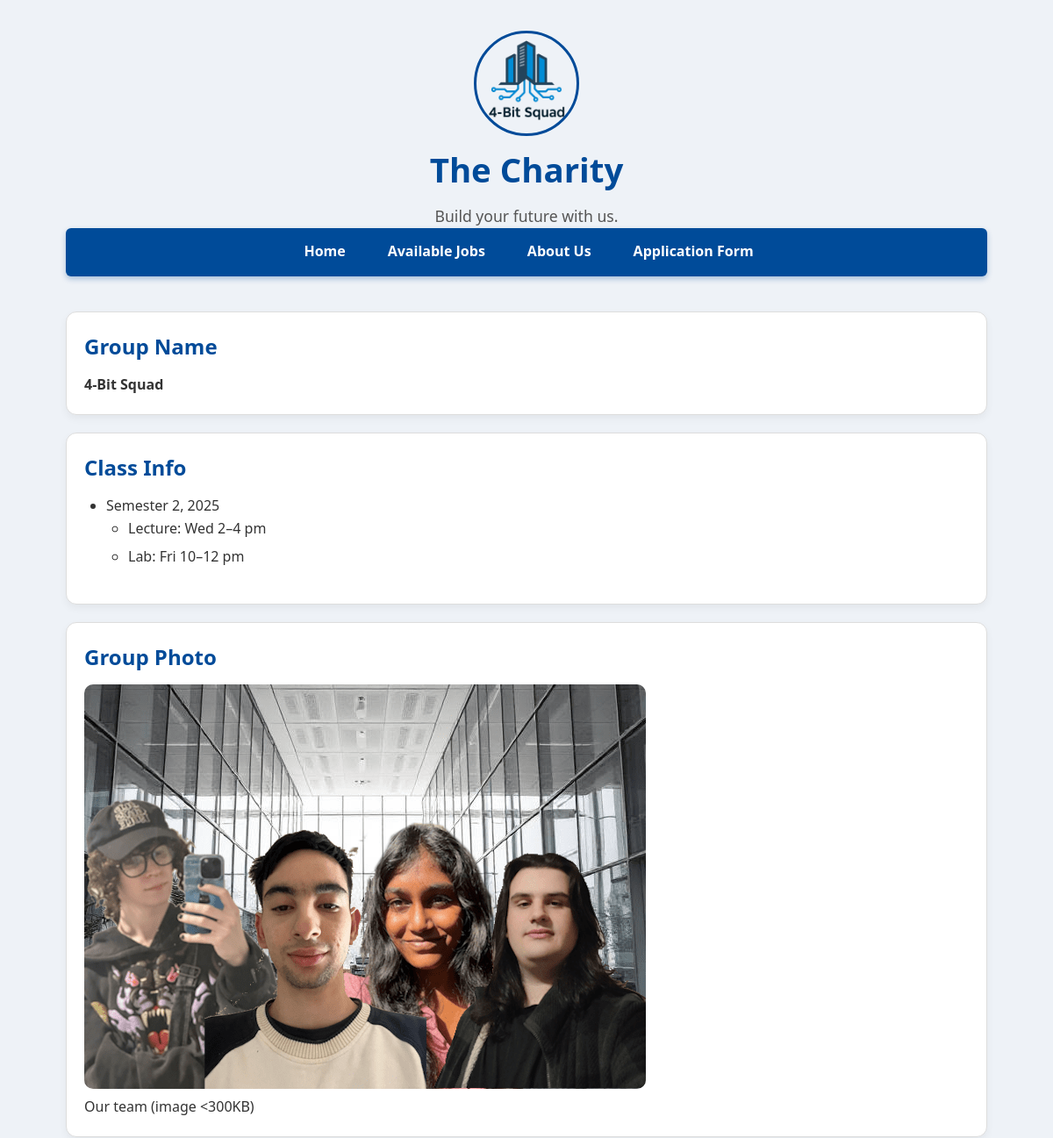
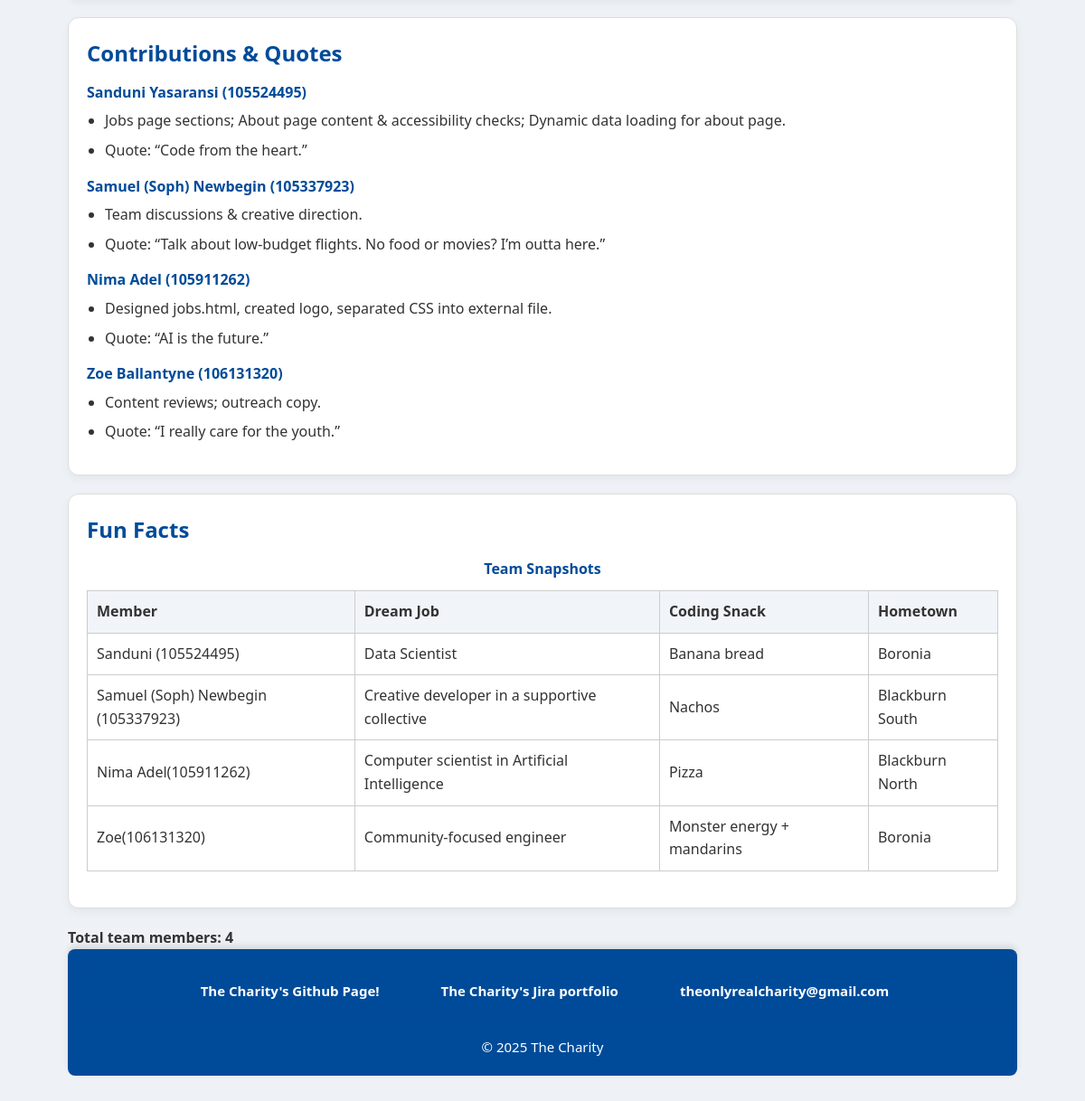
Page /about.php on the committed database (2 pictures, top to bottom).
### tables this page shows
CREATE TABLE `about` (
  `id` int(11) NOT NULL,
  `member_name` varchar(100) NOT NULL,
  `student_id` varchar(20) DEFAULT NULL,
  `contributions` text NOT NULL,
  `quote` text DEFAULT NULL
);

### about.php (the view, shortened to what this page needs)
<?php
require_once 'settings.php';
$membersData = [];
$sql = "SELECT member_name, student_id, contributions, quote FROM about ORDER BY id ASC";
$result = $conn->query($sql);
if ($result && $result->num_rows > 0) {
    while ($row = $result->fetch_assoc()) {
        $membersData[] = $row;
    }
}
require_once 'header.inc';
?>
  <main class="container">
    <section class="card">
      <h2>Group Name</h2>
      <p><strong>4-Bit Squad</strong></p>
    </section>
    <section class="card">
      <h2>Class Info</h2>
      <ul>
        <li>Semester 2, 2025
          <ul>
            <li>Lecture: Wed 2–4 pm</li>
            <li>Lab: Fri 10–12 pm</li>
          </ul>
        </li>
      </ul>
    </section>
    <section class="card">
      <h2>Group Photo</h2>
      <figure class="team-figure">
        <img src="images/group-photo.png" alt="4-Bit Squad group photo at Swinburne">
        <figcaption>Our team (image &lt;300KB)</figcaption>
      </figure>
    </section>
    <section class="card">
      <h2>Contributions &amp; Quotes</h2>
      <dl>
        <?php if (!empty($membersData)): ?>
            <?php foreach ($membersData as $member): ?>
                <dt><?= htmlspecialchars($member['member_name']); ?> (<?= htmlspecialchars($member['student_id']); ?>)</dt>
                <dd>
                    <ul>
                        <li><?= nl2br(htmlspecialchars($member['contributions'])); ?></li>
                        <li>Quote: “<?= htmlspecialchars($member['quote']); ?>”</li>
                    </ul>
                </dd>
            <?php endforeach; ?>
        <?php else: ?>
            <p>No member data available.</p>
        <?php endif; ?>
      </dl>
    </section>
    <section class="card">
      <h2>Fun Facts</h2>
      <table>
        <caption>Team Snapshots</caption>
        <thead>
          <tr>
            <th>Member</th>
            <th>Dream Job</th>
            <th>Coding Snack</th>
            <th>Hometown</th>
          </tr>
        </thead>
        <tbody>
          <tr>
            <td>Sanduni (105524495)</td>
            <td>Data Scientist</td>
            <td>Banana bread</td>
            <td>Boronia</td>
          </tr>
          <tr>
            <td>Samuel (Soph) Newbegin (105337923)</td>
            <td>Creative developer in a supportive collective</td>
            <td>Nachos</td>
            <td>Blackburn South</td>
          </tr>
          <tr>
            <td>Nima Adel(105911262)</td>
            <td>Computer scientist in Artificial Intelligence</td>
            <td>Pizza</td>
            <td>Blackburn North</td>
          </tr>
          <tr>
            <td>Zoe(106131320)</td>
            <td>Community-focused engineer</td>
            <td>Monster energy + mandarins</td>
            <td>Boronia</td>
          </tr>
        </tbody>
      </table>
    </section>
  </main>
<?php
if (!empty($membersData)) {
  echo "<p><strong>Total team members: " . count($membersData) . "</strong></p>";
}
?>
<?php require_once 'footer.inc'; ?>

### header.inc (shortened to what this page needs)
<!DOCTYPE html>
<html lang="en">
<head>
    <link rel="stylesheet" href="/styles/project.css" type="text/css">
</head>
<body <?php echo isset($body_id) ? "id=\" $body_id\"" : "" ; ?> class="
    <?php echo isset($body_class) ? $body_class : ""; ?>">
    <header>
        <img id="logo" src="images/logo.png" alt="Company Logo">
        <h1>The Charity</h1>
        <p>Build your future with us.</p>
        <nav>
            <ul>
                <li><a href="/index.php">Home</a></li>
                <li><a href="/jobs.php">Available Jobs</a></li>
                <li><a href="/about.php">About Us</a></li>
                <li><a href="/apply.php">Application Form</a></li>
            </ul>
        </nav>
    </header>

### footer.inc
<div id="footer">
    <footer>
        <nav>
            <ul>
                <li><a href="https://github.com/106131320/106131320.github.io" target="_blank">The Charity's Github
                        Page!</a></li>
                <li><a href="https://student-team-zoiq7lxh.atlassian.net/jira/software/projects/SCRUM/boards/1?jql=assignee+IN+%28712020%3Abe9216f0-d140-42bb-b60f-a7aef8324e48%2C+empty%29&atlOrigin=eyJpIjoiODg0NmZjNGFiNmYyNGUyMzhlNzUxNzFkODQyN2M4N2EiLCJwIjoiaiJ9"
                        target="_blank">The Charity's Jira portfolio </a></li>
                <li><a href="mailto:theonlyrealcharity@gmail.com" target="_blank">theonlyrealcharity@gmail.com</a></li>
            </ul>
        </nav>
        <p>© 2025 The Charity</p>
    </footer>
</div>
</body>
</html>

### styles/project.css (style rules this page uses)
:root { --main-blue: #004b99; }
* { box-sizing: border-box; font-family: 'Segoe UI', Tahoma, Geneva, Verdana, sans-serif; margin: 0; padding: 0; }
body { background: #eef2f7; color: #333; line-height: 1.6; max-width: 90%; margin: 20px auto; padding: 15px; }
ul, ol { margin-left: 25px; margin-bottom: 20px; }
ul li, ol li { margin-bottom: 7px; }
#logo { max-width: 120px; border-radius: 50%; border: 3px solid var(--main-blue); }
nav { background-color: var(--main-blue); border-radius: 6px; margin-bottom: 30px; padding: 6px 20px 0px 0px; box-shadow: 0 3px 6px rgba(0, 75, 153, 0.3); }
nav ul { list-style: none; display: flex; gap: 20px; justify-content: center; }
nav ul li a { color: white; text-decoration: none; font-weight: 600; padding: 8px 14px; border-radius: 4px; transition: background-color 0.3s ease; display: block; }
header { text-align: center; margin-bottom: 40px; }
header h1 { font-size: 2.4rem; color: var(--main-blue); margin-bottom: 8px; }
header p { font-size: 1.1rem; color: #555; }
section { background: white; border-radius: 10px; padding: 25px 30px; box-shadow: 0 4px 15px rgba(0, 75, 153, 0.15); margin-bottom: 40px; border-left: 6px solid var(--main-blue); }
table { width: 100%; border-collapse: collapse; margin-bottom: 20px; }
table, th, td { border: 1.5px solid var(--main-blue); }
th, td { padding: 12px 15px; text-align: left; }
.card { background: #fff; border: 1px solid #ddd; border-radius: 12px; padding: 20px; margin: 20px 0; box-shadow: 0 4px 10px rgba(0, 0, 0, 0.05); }
.card h2 { margin-bottom: 12px; color: #004b99; }
.team-figure img { max-width: 100%; height: auto; border-radius: 10px; }
dl dt { font-weight: bold; margin-top: 10px; color: #004b99; }
dl dd ul { margin: 6px 0 14px 20px; }
table { width: 100%; border-collapse: collapse; }
table caption { margin-bottom: 10px; font-weight: bold; color: #004b99; }
th, td { border: 1px solid #ccc; padding: 10px; text-align: left; }
th { background: #f1f5f9; }
#footer { background-color: var(--main-blue); color: white; padding: 20px 10px; text-align: center; box-shadow: 0px -4px 6px rgba(0, 0, 0, 0.1); border-radius: 8px; }
#footer p { margin: 0; font-size: 15px; }
#footer nav ul { list-style-type: none; padding: 0; display: flex; justify-content: center; }
#footer nav ul li { margin: 0 10px; font-size: 15px; }
#footer nav ul li a { font-weight: bold; transition: color 0.4s; }

### rows in the picture
about: member_name "Sanduni Yasaransi", student "105524495", contributions "Jobs page sections; About page content & accessibility checks; Dynamic data loading for about page.", quote "Code from the heart."
about: member_name "Samuel (Soph) Newbegin", student "105337923", contributions "Team discussions & creative direction.", quote "Talk about low-budget flights. No food or movies? I’m outta here."
about: member_name "Nima Adel", student "105911262", contributions "Designed jobs.html, created logo, separated CSS into external file.", quote "AI is the future."
about: member_name "Zoe Ballantyne", student "106131320", contributions "Content reviews; outreach copy.", quote "I really care for the youth."

### other values in the picture
count($membersData) "4"
